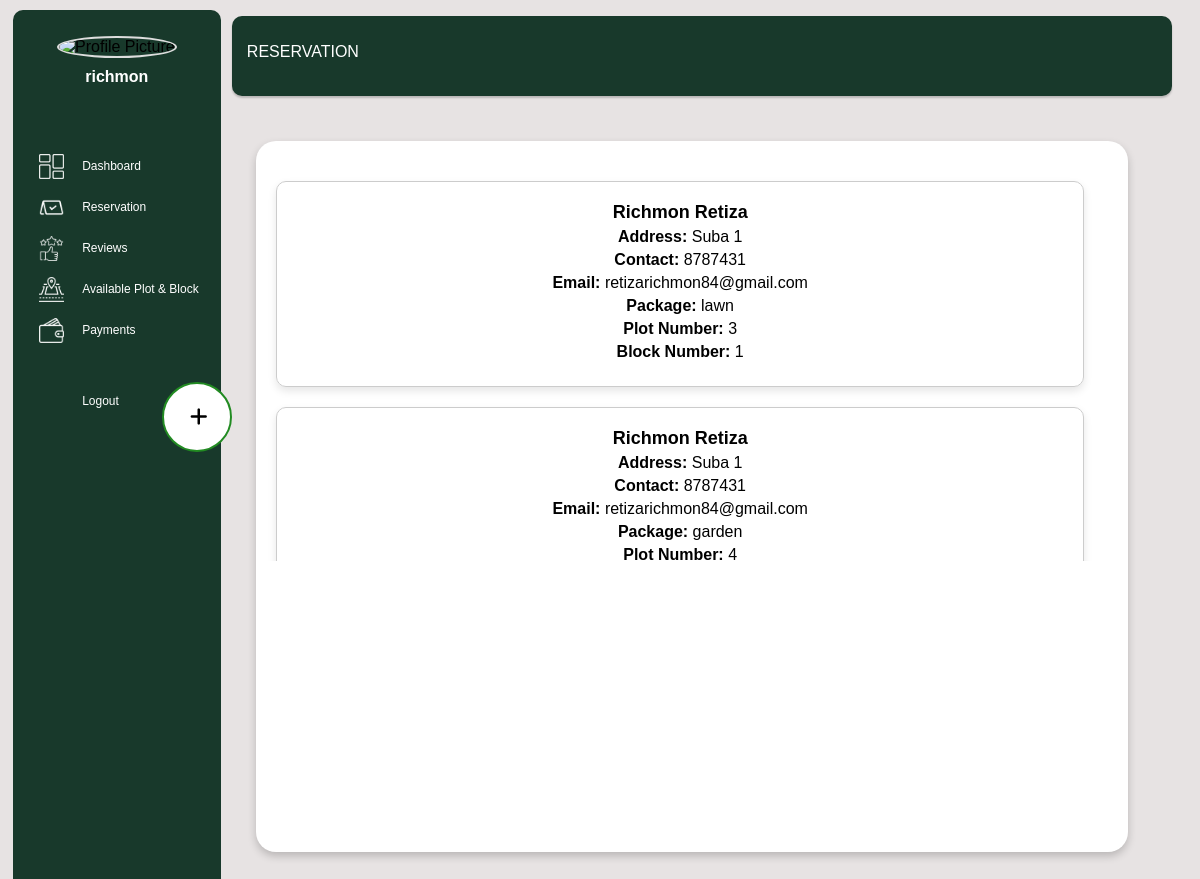
Before: /customerdashboard/customerreservation.php (signed in) with the older database file.
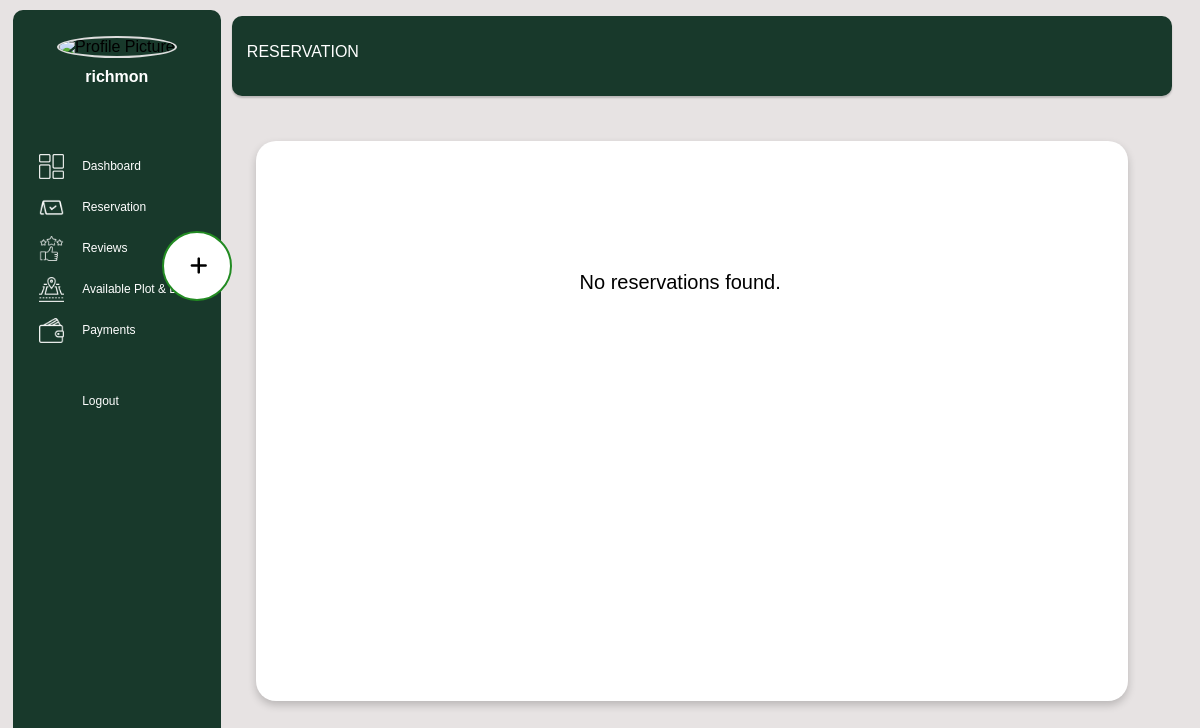
After: the same page with the newer database file.
### tables this page shows
CREATE TABLE `reservation` (
  `id` int(11) NOT NULL,
  `firstname` varchar(250) NOT NULL,
  `surname` varchar(250) NOT NULL,
  `package` varchar(100) NOT NULL,
  `plotnumber` int(11) NOT NULL,
  `blocknumber` int(11) NOT NULL,
  `email` varchar(100) NOT NULL,
  `contact` int(11) NOT NULL,
  `time` timestamp NOT NULL DEFAULT current_timestamp() ON UPDATE current_timestamp(),
  `user_id` int(11) NOT NULL,
  `address` varchar(255) NOT NULL,
  `status` varchar(50) DEFAULT 'Pending'
);

### customerdashboard/customerreservation.php (the view, shortened to what this page needs)
<?php
$user_id = $_SESSION['user_id'];
$firstname = isset($_SESSION['firstname']) ? htmlspecialchars($_SESSION['firstname']) : 'Guest';
require_once '../connection/connection.php';
try {
    $dsn = 'mysql:host=localhost;dbname=capstone2db';
    $username = 'root';
    $password = '';
    $options = [
        PDO::ATTR_ERRMODE => PDO::ERRMODE_EXCEPTION,
        PDO::ATTR_DEFAULT_FETCH_MODE => PDO::FETCH_ASSOC,
    ];
    $pdo = new PDO($dsn, $username, $password, $options);
    $sqlFetch = "SELECT * FROM reservation WHERE user_id = :user_id";
    $stmtFetch = $pdo->prepare($sqlFetch);
    $stmtFetch->bindParam(':user_id', $user_id);
    $stmtFetch->execute();
    $reservations = $stmtFetch->fetchAll();
} catch (PDOException $e) {
    echo "Error: " . $e->getMessage();
}
 $userId = $_SESSION['user_id'];
 $stmt = $conn->prepare("SELECT profile_pic FROM users WHERE id = :id");
 $stmt->bindParam(':id', $userId);
 $stmt->execute();
 $user = $stmt->fetch(PDO::FETCH_ASSOC);
 $profilePic = !empty($user['profile_pic']) ? $user['profile_pic'] : 'default.png';
?>
<!DOCTYPE html>
<html lang="en">
<head>
    <link rel="stylesheet" href="./customerdashboard_css/customerreservation.css">
    <link rel="stylesheet" href="https://cdnjs.cloudflare.com/ajax/libs/font-awesome/6.0.0-beta3/css/all.min.css">
</head>
<body>
    <div class="row">
    <div class="left-content col-3">
    <div class="adminprofile">
                            <center>
                            <img src="../uploads/profile_pics/<?php echo $profilePic; ?>" alt="Profile Picture">
                                <div class="dropdown">
                                    <button class="dropdown-btn">
                                        <?php echo "<h4> $firstname</h4>" ?>
                                    </button>
                                </div>
                        </center>
                        </div>
                        <br>
                        <div class="adminlinks">
                            <span><img src="../images/dashboard.png" alt="">&nbsp;&nbsp;&nbsp;<a href="customerDashboard.php">Dashboard</a></span>
                            <span><img src="../images/reservation.png" alt="">&nbsp;&nbsp;&nbsp;<a href="customerreservation.php">Reservation</a></span>
                            <span><img src="../images/review.png" alt="">&nbsp;&nbsp;&nbsp;<a href="customerreviews.php">Reviews</a></span>
                            <span><img src="../images/plot.png" alt="">&nbsp;&nbsp;&nbsp;<a href="customerviewavailableplot.php">Available Plot & Block</a></span>
                            <span><img src="../images/payment.png" alt="">&nbsp;&nbsp;&nbsp;<a href="customerpayment.php">Payments</a></span>
                            <span><img src="../images/logout.png" alt="">&nbsp;&nbsp;&nbsp;<a href="../logout.php">Logout</a></span>
                        </div>
                        <br>
                    </div>
                <div class="main">
                        <div class="right-content1">
                                <div class="right-header col-9">
                                    <span>RESERVATION
                                    </span>
                                </div>
                            </div>
            <div class="right-content2">
             <div class="left-aside">
                <div class="addbtn">
                    <button class="add"><i class="fas fa-plus"></i></button>
                </div>
                   <div class="view-reservation">
                    <div class="reservation-container">
                        <?php if (!empty($reservations)): ?>
                            <?php foreach ($reservations as $reservation): ?>
                                <div class="reservation-card">
                                    <h3><?php echo htmlspecialchars($reservation['fullname']); ?></h3>
                                    <p><strong>Address:</strong> <?php echo htmlspecialchars($reservation['address']); ?></p>
                                    <p><strong>Contact:</strong> <?php echo htmlspecialchars($reservation['contact']); ?></p>
                                    <p><strong>Email:</strong> <?php echo htmlspecialchars($reservation['email']); ?></p>
                                    <p><strong>Package:</strong> <?php echo htmlspecialchars($reservation['package']); ?></p>
                                    <p><strong>Plot Number:</strong> <?php echo htmlspecialchars($reservation['plotnumber']); ?></p>
                                    <p><strong>Block Number:</strong> <?php echo htmlspecialchars($reservation['blocknumber']); ?></p>
                                </div>
                            <?php endforeach; ?>
                        <?php else: ?>
                        <p class="no-reservation-found">No reservations found.</p>
                        <?php endif; ?>
                    </div>
                </div>
                </div>
            </div>
        </div>
    </div>
</body>
</html>

Changed rows visible on the page:
removed reservation: fullname "Richmon Retiza", address "Suba 1", contact "8787431", email "retizarichmon84@gmail.com", package "lawn", plotnumber "3", blocknumber "1"
removed reservation: fullname "Richmon Retiza", address "Suba 1", contact "8787431", email "retizarichmon84@gmail.com", package "garden", plotnumber "4"
Other visible differences:
text now shown: "No reservations found."
